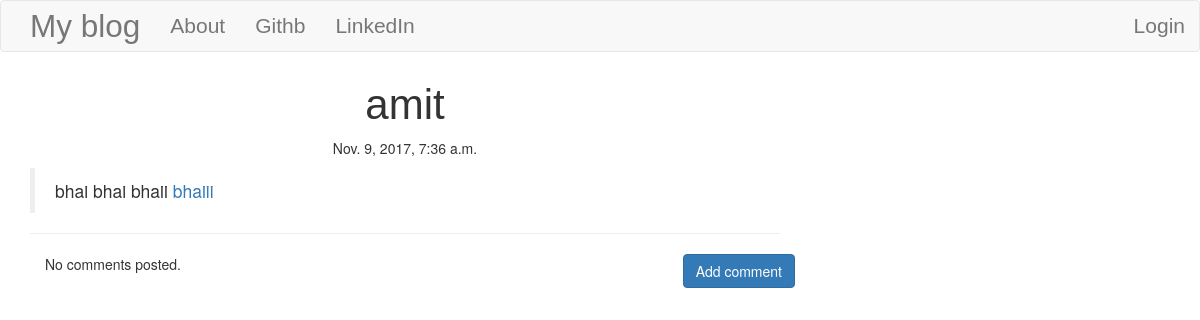
/post/6, run on the app's committed database.
### blog/models.py (models this page shows, shortened)
class Post(models.Model):
    author = models.ForeignKey('auth.User')
    title = models.CharField(max_length=200)
    text = models.TextField()
    created_date = models.DateTimeField(default=timezone.now)
    published_date = models.DateTimeField(blank=True, null=True)

### blog/views.py (the view)
# urls.py: url(r'^post/(?P<pk>\d+)$',views.PostDetailView.as_view(),name='post_detail'),
class PostDetailView(DetailView):
    model = Post

### blog/templates/blog/post_detail.html (shortened to what this page needs)
{% extends 'blog/base.html' %}
{% block content %}
        <h1 class='posttitle loader'>{{ post.title }}</h1>
        {% if post.published_date %}
            <div class="date postdate">
              {{ post.published_date }}
            </div>
        {% else %}
            <a class="btn btn-default" href="{% url 'post_publish' pk=post.pk %}">Publish</a>
        {% endif %}
      <p class='postcontent' >{{ post.text|safe|linebreaksbr }}</p>
  <hr>
  <a class="btn btn-primary btn-comment" href="{% url 'add_comment_to_post' pk=post.pk %}">Add comment</a>
  <div class="container">
  {% for comment in post.comments.all %}
  <br>
      {% if user.is_authenticated or comment.approved_comment %}
              {{ comment.create_date }}
              {% if not comment.approved_comment %}
                  <a class="btn btn-default" href="{% url 'comment_remove' pk=comment.pk %}"><span class="glyphicon glyphicon-remove"></span></a>
                  <a class="btn btn-default" href="{% url 'comment_approve' pk=comment.pk %}"><span class="glyphicon glyphicon-ok"></span></a>
              {% endif %}
          <p>{{ comment.text|safe|linebreaks }}</p>
          <p>Posted by: <strong>{{ comment.author }}</strong></p>
      {% endif %}
  {% empty %}
      <p>No comments posted.</p>
  {% endfor %}
</div>
{% endblock %}

### blog/templates/static/css/hello.css (style rules this page uses)
.postdate { text-align: center; }
.posttitle { font-family: 'Russo One',sans-serif; font-size: 3em; text-align: center; }
.postcontent { font-family: 'Montserrat'; font-size: 1.5em; }
.btn-comment { position: absolute; right: 0px }
.loader { filter: hue-rotate(0deg); color: linear-gradient(45deg,#0f8,#08f); animation:hue 10000ms infinite linear; }

### data on the page
Post: title "amit", published_date "Nov. 9, 2017, 7:36 a.m.", text "bhai bhai bhaii bhaiii"
